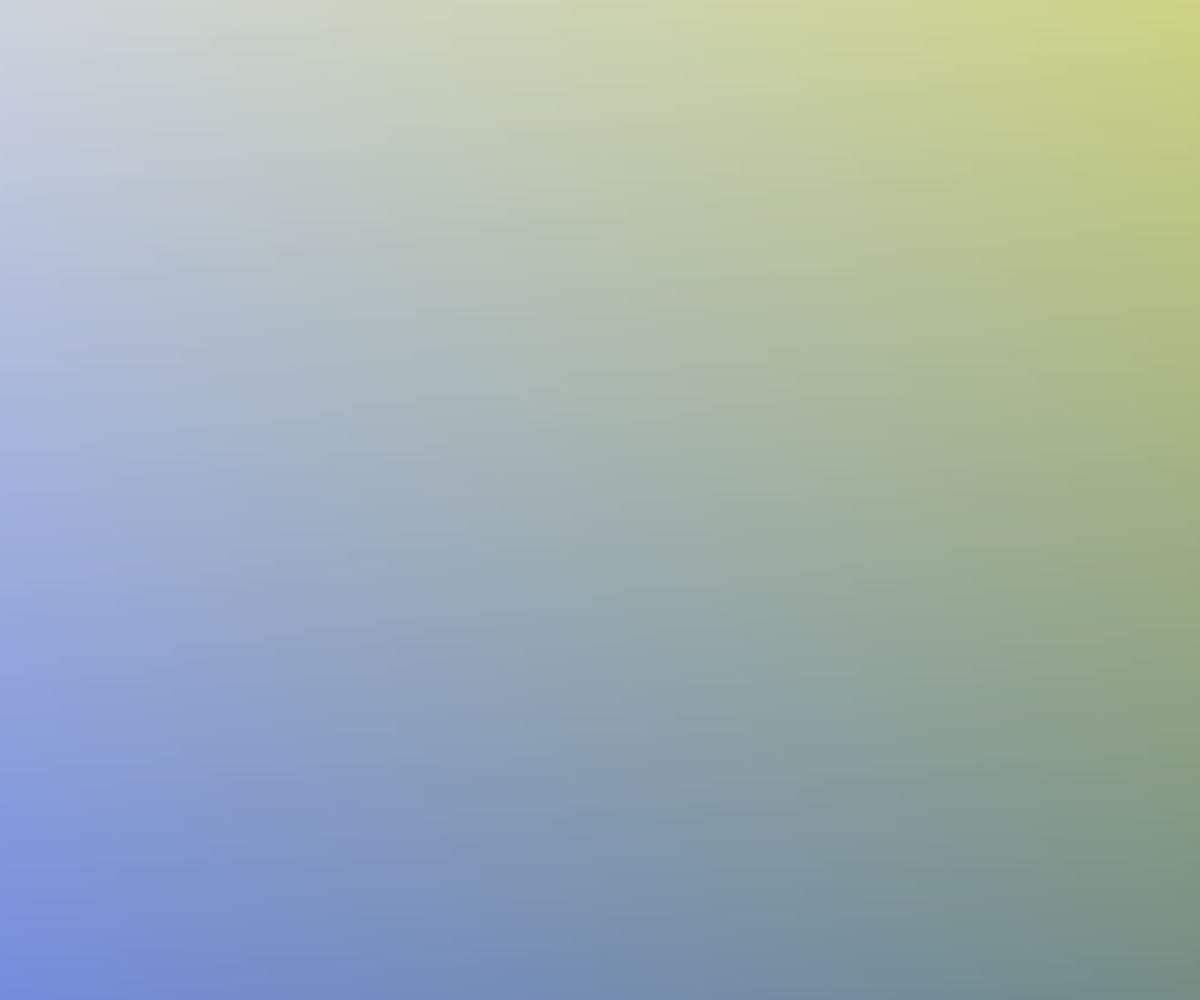
Frame 1 (no input)
Frame 60 (no input): identical to frame 1, image omitted
Frame 120 (the mouse pressed at the canvas centre since frame 60): identical to frame 1, image omitted

The p5.js sketch that drew this single still picture (run headless with seeded random() and noise() and a simulated clock; from frame 60 on, the mouse is pressed at the canvas centre):

// p5.js sketch
// ── sketch.js
function setup() {
	createCanvas(windowWidth, windowHeight);
	pixelDensity(1)
	loadPixels()
	let R = [floor(random(0,255)), floor(random(0,255))]
	let G = [floor(random(0,255)), floor(random(0,255))]
	let B = [floor(random(0,255)), floor(random(0,255))]

	function xwyh(choice, x, y) {
		if (choice === 0) {
			return [x, width]
		}
		else {
			return [y, height]
		}
	}

	let Rxy = Math.random() < 0.5 ? 0 : 1
	let Gxy = Math.random() < 0.5 ? 0 : 1
	let Bxy = Math.random() < 0.5 ? 0 : 1

	for (let x = 0; x < width; x++) {
		for (let y = 0; y < height; y++) {
			let index = (x + y * width) * 4
			pixels[index] =     map(xwyh(Rxy, x, y)[0], 0, xwyh(Rxy, x, y)[1], R[0], R[1])
			pixels[index + 1] = map(xwyh(Gxy, x, y)[0], 0, xwyh(Gxy, x, y)[1], G[0], G[1])
			pixels[index + 2] = map(xwyh(Bxy, x, y)[0], 0, xwyh(Bxy, x, y)[1], B[0], B[1])
			pixels[index + 3] = 175
		}
	}
	updatePixels()
	console.log(R)
	console.log(G)
	console.log(B)

}

function draw() {
	// put drawing code here

}
